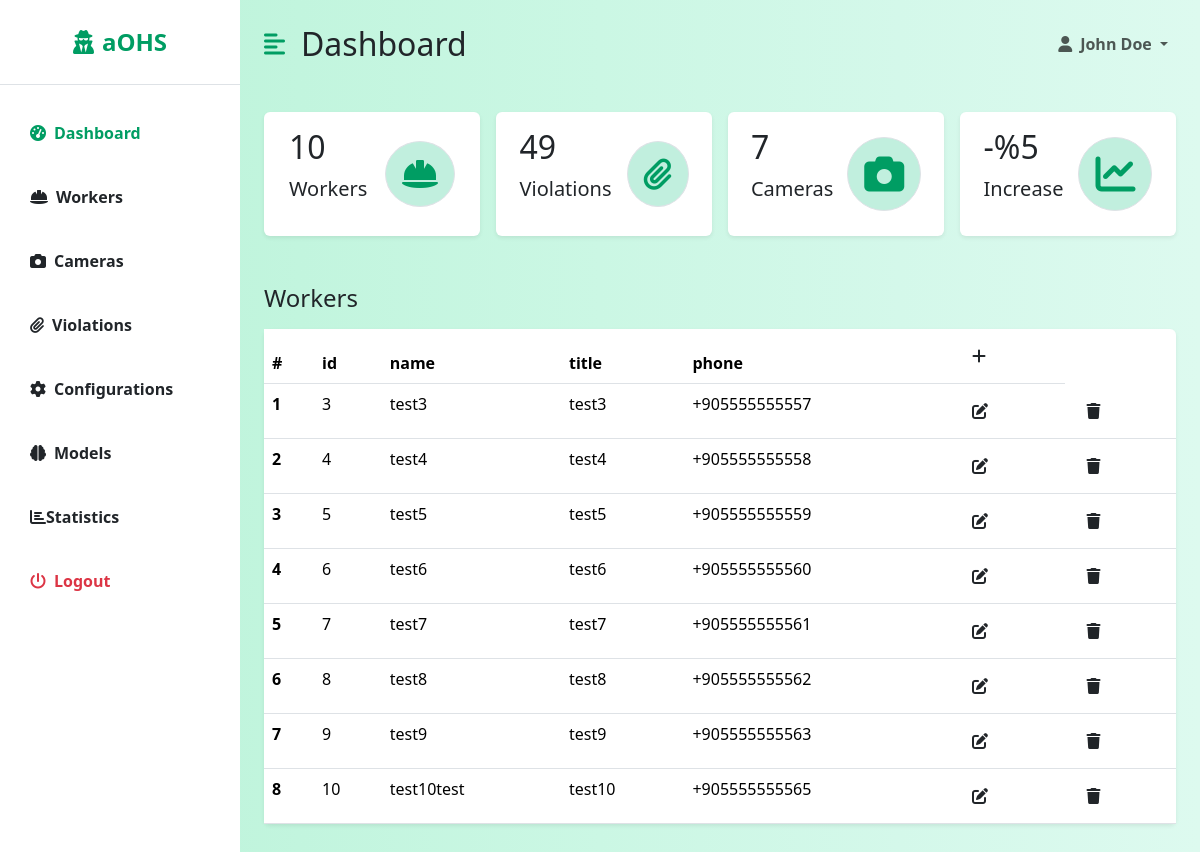
Screenshot of /dashboard/workers/ with the database file from the repository.
### backend/models.py (models this page shows, shortened)
class Worker(models.Model):
    phone_regex = RegexValidator(regex=r'^\+905[0-9]{9}$',
                                 message="Phone number should be in '+905555555555' format")
    id = models.AutoField(primary_key=True)
    name = models.CharField(max_length=100, null=False)
    title = models.CharField(max_length=100, null=False)
    phone = models.CharField(validators=[phone_regex], max_length=17, unique=True, null=False)
    active = models.BooleanField(default=True, null=False)
    created = models.DateTimeField(auto_now_add=True)
    modified = models.DateTimeField(auto_now=True)

### dashboard/views/worker_views.py (the view)
# urls.py: path('dashboard/workers/', WorkerView.as_view()),
class WorkerView(View):
    def get(self, request):
        headers = ['id', 'name', 'title', 'phone']
        workers = Worker.objects.filter(active=True)
        return render(request, 'dashboard/listWorker.html', {'headers': headers, 'data': workers})

### dashboard/templates/dashboard/listWorker.html
{% extends 'dashboard/dashboard.html' %}
{% block table %}
    <h3 class="fs-4 mb-3">Workers</h3>
    <table class="table bg-white rounded shadow-sm  table-hover">
        <thead>
        <tr>
            <th scope="col" width="50">#</th>
            {% for header in headers %}
                <th scope="col">{{ header }}</th>
            {% endfor %}
            <th><a class="btn" href="/dashboard/workers/add/"><i class="fa fa-plus"></i></a></th>
        </tr>
        </thead>
        <tbody>
        {% for datum in data %}
            <tr>
                <th scope="row">{{ forloop.counter }}</th>
                <td>{{ datum.id }}</td>
                <td>{{ datum.name }}</td>
                <td>{{ datum.title }}</td>
                <td>{{ datum.phone }} </td>
                <th><a class="btn" href="/dashboard/workers/edit/{{ datum.id }}/"><i class="fa fa-edit"></i></a></th>
                <th><a class="btn" href="/dashboard/workers/delete/{{ datum.id }}/"><i class="fa fa-trash"></i></a></th>
            </tr>
        {% endfor %}
        </tbody>
    </table>
{% endblock %}

### dashboard/templates/dashboard/dashboard.html (shortened to what this page needs)
{% extends 'base.html' %}
{% block dashboard %}
    <div class="d-flex" id="wrapper">
        <div class="bg-white" id="sidebar-wrapper">
            <div class="sidebar-heading text-center py-4 primary-text fs-4 fw-bold  border-bottom"><i
                    class="fas fa-user-secret me-2"></i>aOHS</div>
            <div class="list-group list-group-flush my-3">
                <a href="#" class="list-group-item list-group-item-action bg-transparent second-text active"><i
                        class="fas fa-tachometer-alt me-2"></i>Dashboard</a>
                <a href="/dashboard/workers/" class="list-group-item list-group-item-action bg-transparent second-text fw-bold"><i
                        class="fas fa-hard-hat me-2"></i>Workers</a>
                <a href="/dashboard/cameras/" class="list-group-item list-group-item-action bg-transparent second-text fw-bold"><i
                        class="fas fa-camera me-2"></i>Cameras</a>
                <a href="/dashboard/violations/" class="list-group-item list-group-item-action bg-transparent second-text fw-bold"><i
                        class="fas fa-paperclip me-2"></i>Violations</a>
                <a href="/dashboard/configurations/" class="list-group-item list-group-item-action bg-transparent second-text fw-bold"><i
                        class="fas fa-cog me-2"></i>Configurations</a>
                <a href="/dashboard/models/" class="list-group-item list-group-item-action bg-transparent second-text fw-bold"><i
                        class="fas fa-brain me-2"></i>Models</a>
                <a href="/dashboard/statistics/" class="list-group-item list-group-item-action bg-transparent second-text fw-bold"><i
                        class="fa fa-bar-chart"></i>Statistics</a>
                <a href="#" class="list-group-item list-group-item-action bg-transparent text-danger fw-bold"><i
                        class="fas fa-power-off me-2"></i>Logout</a>
            </div>
        </div>
        <div id="page-content-wrapper">
            <nav class="navbar navbar-expand-lg navbar-light bg-transparent py-4 px-4">
                <div class="d-flex align-items-center">
                    <i class="fas fa-align-left primary-text fs-4 me-3" id="menu-toggle"></i>
                    <h2 class="fs-2 m-0">Dashboard</h2>
                </div>
                <div class="collapse navbar-collapse" id="navbarSupportedContent">
                    <ul class="navbar-nav ms-auto mb-2 mb-lg-0">
                        <li class="nav-item dropdown">
                            <a class="nav-link dropdown-toggle second-text fw-bold" href="#" id="navbarDropdown"
                                role="button" data-bs-toggle="dropdown" aria-expanded="false">
                                <i class="fas fa-user me-2"></i>John Doe
                            </a>
                        </li>
                    </ul>
                </div>
            </nav>
            <div class="container-fluid px-4">
                <div class="row g-3 my-2">
                    <div class="col-md-3">
                        <div class="p-3 bg-white shadow-sm d-flex justify-content-around align-items-center rounded">
                            <div>
                                <h3 class="fs-2">10</h3>
                                <p class="fs-5">Workers</p>
                            </div>
                            <i class="fas fa-hard-hat fs-2 primary-text border rounded-full secondary-bg p-3"></i>
                        </div>
                    </div>
                    <div class="col-md-3">
                        <div class="p-3 bg-white shadow-sm d-flex justify-content-around align-items-center rounded">
                            <div>
                                <h3 class="fs-2">49</h3>
                                <p class="fs-5">Violations</p>
                            </div>
                            <i
                                class="fas fa-paperclip fs-2 primary-text border rounded-full secondary-bg p-3"></i>
                        </div>
                    </div>
                    <div class="col-md-3">
                        <div class="p-3 bg-white shadow-sm d-flex justify-content-around align-items-center rounded">
                            <div>
                                <h3 class="fs-2">7</h3>
                                <p class="fs-5">Cameras</p>
                            </div>
                            <i class="fas fa-camera  fs-1 primary-text border rounded-full secondary-bg p-3"></i>
                        </div>
                    </div>
                    <div class="col-md-3">
                        <div class="p-3 bg-white shadow-sm d-flex justify-content-around align-items-center rounded">
                            <div>
                                <h3 class="fs-2">-%5</h3>
                                <p class="fs-5">Increase</p>
                            </div>
                            <i class="fas fa-chart-line fs-1 primary-text border rounded-full secondary-bg p-3"></i>
                        </div>
                    </div>
                </div>
                <div class="row my-5">
                    <div class="col">
                        {% block table %}
                        {% endblock %}
                    </div>
                </div>
            </div>
        </div>
    </div>
{% endblock %}

### templates/base.html (shortened to what this page needs)
<!DOCTYPE html>
<html lang="en">
<head>
    {% load bootstrap5 %}
    {% bootstrap_css %}
    <link rel="stylesheet" href="https://cdnjs.cloudflare.com/ajax/libs/font-awesome/6.0.0-beta3/css/all.min.css" />
</head>
<body>
{% block dashboard %}
{% endblock %}
</body>
</html>

### templates/base.html (style rules this page uses)
:root { --main-bg-color: #009d63; --main-text-color: #009d63; --second-text-color: #bbbec5; --second-bg-color: #c1efde; }
.primary-text { color: var(--main-text-color); }
.secondary-bg { background-color: var(--second-bg-color); }
.rounded-full { border-radius: 100%; }
#wrapper { overflow-x: hidden; background-image: linear-gradient( to right, #baf3d7, #c2f5de, #cbf7e4, #d4f8ea, #ddfaef ); }
#sidebar-wrapper { min-height: 100vh; margin-left: -15rem; transition: margin 0.25s ease-out; }
#sidebar-wrapper .sidebar-heading { padding: 0.875rem 1.25rem; font-size: 1.2rem; }
#sidebar-wrapper .list-group { width: 15rem; }
#page-content-wrapper { min-width: 100vw; }
#menu-toggle { cursor: pointer; }
.list-group-item { border: none; padding: 20px 30px; }
.list-group-item.active { background-color: transparent; color: var(--main-text-color); font-weight: bold; border: none; }
@media (min-width: 768px) { #sidebar-wrapper { margin-left: 0; } }
@media (min-width: 768px) { #page-content-wrapper { min-width: 0; width: 100%; } }

### rows the page displays
Worker: id "3", name "test3", title "test3", phone "+905555555557"
Worker: id "4", name "test4", title "test4", phone "+905555555558"
Worker: id "5", name "test5", title "test5", phone "+905555555559"
Worker: id "6", name "test6", title "test6", phone "+905555555560"
Worker: id "7", name "test7", title "test7", phone "+905555555561"
Worker: id "8", name "test8", title "test8", phone "+905555555562"
Worker: id "9", name "test9", title "test9", phone "+905555555563"
Worker: id "10", name "test10test", title "test10", phone "+905555555565"

### other values shown
{{ header }} "id" "name" "title" "phone"
